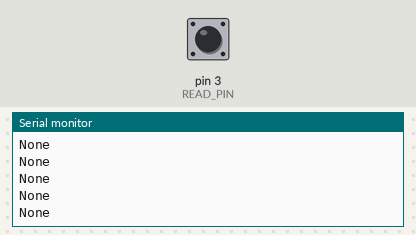
Simulated run of this sketch. Board: Arduino Uno, built with avr-gcc and run on an emulated ATmega328P. Shown: the last lines printed to the serial monitor. The inputs (shaded band) are chosen by the test bench; at power-on: pin 3 (READ_PIN) LOW.

Above: at 1.2 s.
1.3 s: pin 3 (READ_PIN) driven HIGH
At 2.2 s:
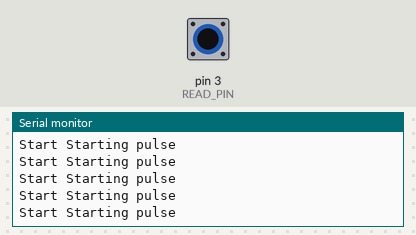
2.8 s: pin 3 (READ_PIN) pulsed LOW 2 times (0.12 s each, 0.3 s apart)
At 3.8 s:
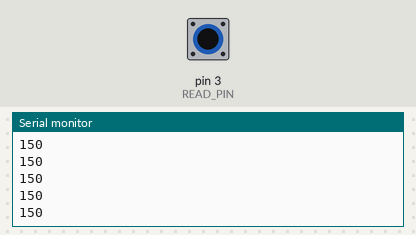
4.9 s: pin 3 (READ_PIN) driven LOW
At 5.6 s:
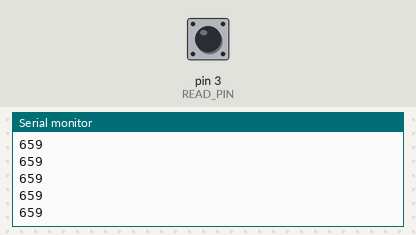
6.4 s: pin 3 (READ_PIN) pulsed HIGH 5 times (0.12 s each, 0.3 s apart)
At 7.4 s:
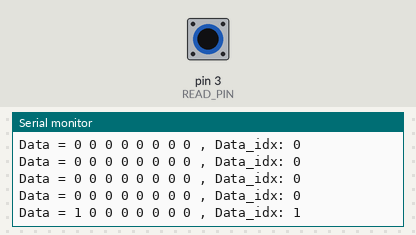
Timing chart, 0 to 9.4 s (numbered marks = the images above; inputs shaded):
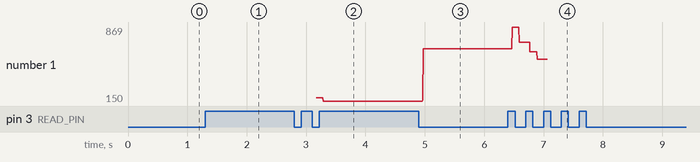

Measured:
- after the input at 1.3 s, the serial monitor: prints a new line after 0.07 s (image 1)
- after the input at 2.8 s, the serial monitor: prints a new line after 0.17 s (image 2)
- after the input at 4.9 s, the serial monitor: prints a new line after 0.07 s (image 3)
- after the input at 6.4 s, the serial monitor: prints a new line after 0.07 s (image 4)
- plotted number 1: 150 → 659 after the input at 4.9 s, 659 → 556 after the input at 6.4 s

The sketch:

receiver.ino
```cpp
#define READ_PIN 3
#define N_SYNC 8
#define N_DATA 8
#define N_SUM 1
#define STARTING_DELAY 100

bool current_state;
String sstate = "None";

// the variable to check that the current pulse is starting pulse
bool is_starting_pulse = 1;
bool is_sync_pulse = 0;
bool is_data_pulse = 0;

bool is_measure_start = 0;

unsigned long start_t = 0;
int signal_idx = 0;

bool data[N_DATA + N_SUM];
int data_idx = 0;
int one_data_counter = 0;

int trans_delay = 0;
int trans_i = 0;

void checkStart(int start_duration)
{
  if (is_measure_start == 0)
  {
    start_t = millis();
    sstate = "Start Starting pulse";
    is_measure_start = 1;
  }
  // if starting is longer than min duration then it's a starting pulse instead of signal pulse
  else
  {
    int _t = millis() - start_t;
    if (_t > 0.7*start_duration && _t < 1.3*start_duration)
    {
      is_starting_pulse = 0;
      is_sync_pulse = 1;
      is_data_pulse = 0;

      sstate = "Starting pulse correct";
      is_measure_start = 0;
      start_t = millis();
    }
    else
    {
      // measure again unitil correct
      sstate = "Start Starting pulse";
      is_measure_start = 1;
      start_t = millis();
    }
  }

}
void calculateSyncPulse()
{
  // calculate delay
  trans_i++;
  int _t = millis() - start_t;
  trans_delay = (trans_delay*(trans_i-1) + _t)/(trans_i);
  sstate = String(trans_delay);

  if (trans_i >= N_SYNC)
  {
      is_starting_pulse = 0;
      is_sync_pulse = 0;
      is_data_pulse = 1;
      trans_i = 0;
      sstate = "delay: " + String(trans_delay) + ", Move to data pulse";
  }
  start_t = millis();
}
void checkDataPulse(bool is_check_sum)
{
  int duration = int(millis() - start_t);
  if (duration > 0.7*trans_delay)
  {
    data[data_idx] = 0;
    data_idx++;
  }
  else
  {
    one_data_counter++;
    if (one_data_counter >= 2)
    {
      data[data_idx] = 1;
      data_idx++;
      one_data_counter = 0;
    }
  }
  showData();
  if (data_idx >= N_DATA + N_SUM)
  {
      if (is_check_sum && checkSum())
      {
        showData();
      }
      else
      {
        sstate = "incorrect data";
      }
      resetData();
      data_idx = 0;

      is_starting_pulse = 1;
      is_sync_pulse = 0;
      is_data_pulse = 0;
  }
  start_t = millis();
}
bool checkSum()
{
  int sum = 0;
  for(int i=0; i<N_DATA; i++)
  {
    sum += data[i];
  }
  if (sum%2 == data[N_DATA])
    return true;
  else
    return false;
}
void showData()
{
  sstate = "Data = ";
  for(int i=0; i<N_DATA; i++)
  {
    sstate += String(data[i]) + " ";
  }
  sstate += ", Data_idx: " + String(data_idx);
}
void resetData()
{
  for(int i=0; i<N_DATA + N_SUM; i++)
  {
    data[i] = 0;
  }
}
void isrSig()
{
  if (is_starting_pulse)
  {
    checkStart(STARTING_DELAY);
  }
  else if (is_sync_pulse)
  {
    calculateSyncPulse();
  }
  else if (is_data_pulse)
  {
    checkDataPulse(1);
  }
}

void setup() {
  // put your setup code here, to run once:
  Serial.begin(9600);
  digitalWrite(READ_PIN, HIGH);
  pinMode(READ_PIN, INPUT);
  attachInterrupt(digitalPinToInterrupt(READ_PIN), isrSig, CHANGE);
}

void loop() {
  // put your main code here, to run repeatedly:
  Serial.println(sstate);
//  delay(500);
}
```
